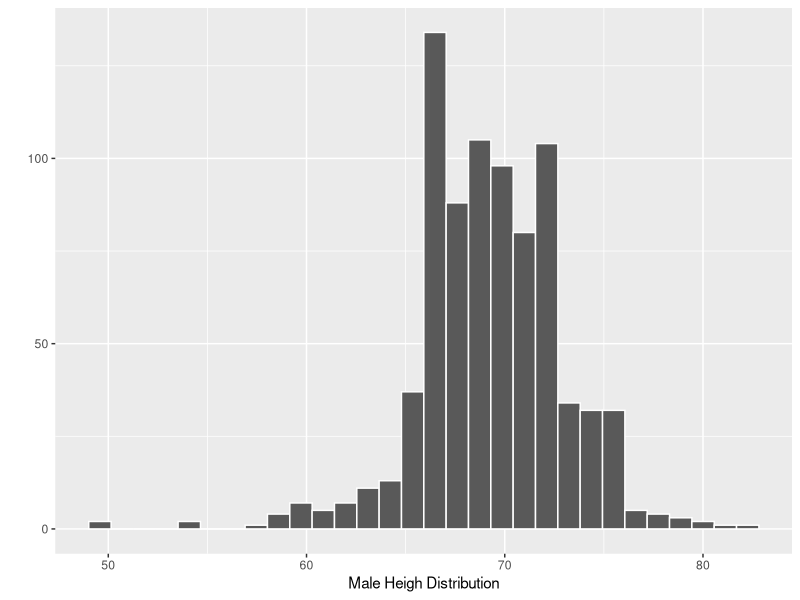
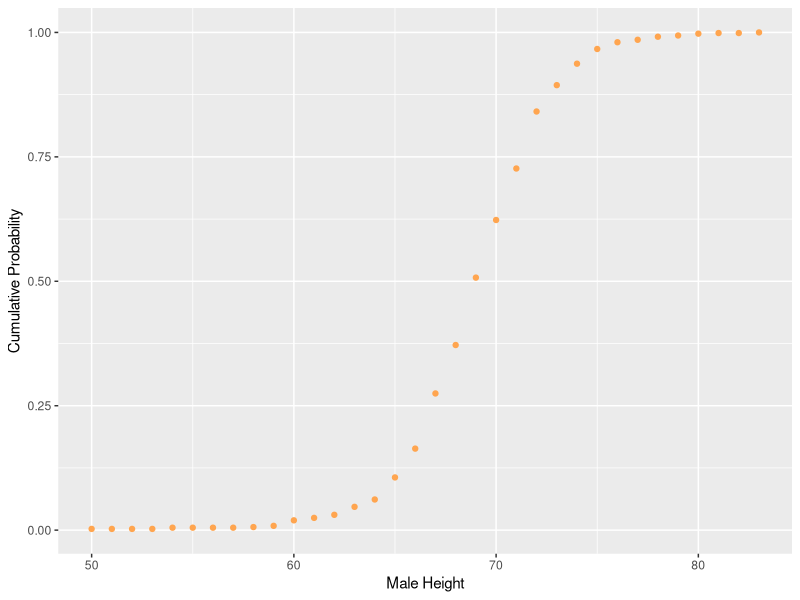

Source code (R) for these figures, in order:
library(tidyverse)
library(dslabs)

#Define an empirical Cumulative Distribution Function (eCDF)
data(heights)
maleHeights = heights %>% filter(sex == 'Male') %>% '$'(height)

#In this case eCDF is just a proportion of the above list which its value is less than a specific one.
maleHeightCDF = function(h) mean(maleHeights <= h)


#For example, probability of picking a male that his height is less than 65 inches is:
maleHeightCDF(65)

#Let take a look how male heighs are distributed:
qplot(x = maleHeights, col = I('white'), xlab = 'Male Heigh Distribution')

#And how is eCDF look like:
maleHeightProb = sapply(seq(floor(min(maleHeights)), ceiling(max(maleHeights)), by = 1), maleHeightCDF)

qplot(x = seq(floor(min(maleHeights)), ceiling(max(maleHeights)), by = 1), y = maleHeightProb, col = I('tan1'),
      xlab = 'Male Height', ylab = 'Cumulative Probability')
